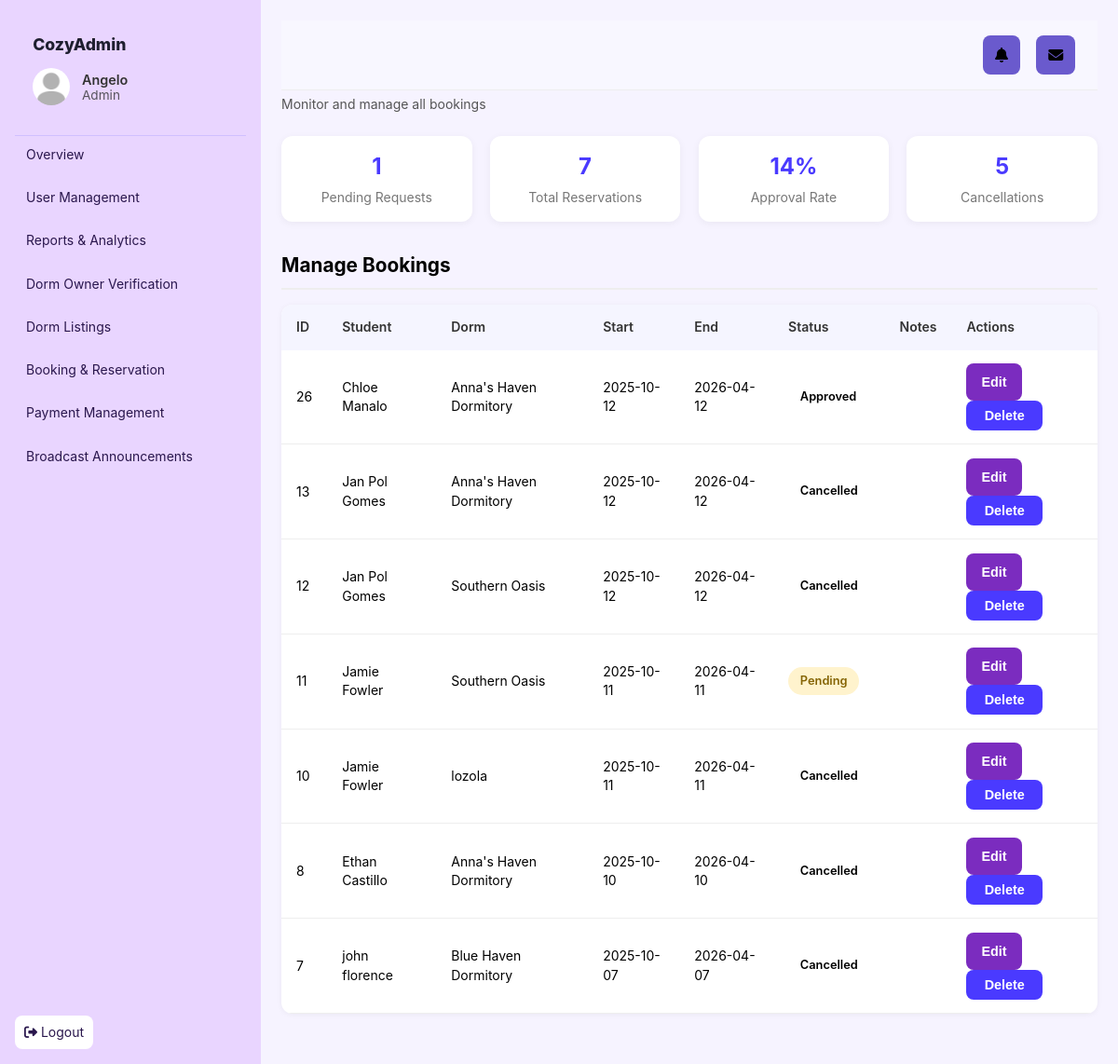
The app's page /Main/modules/booking_oversight.php (signed in), older data.
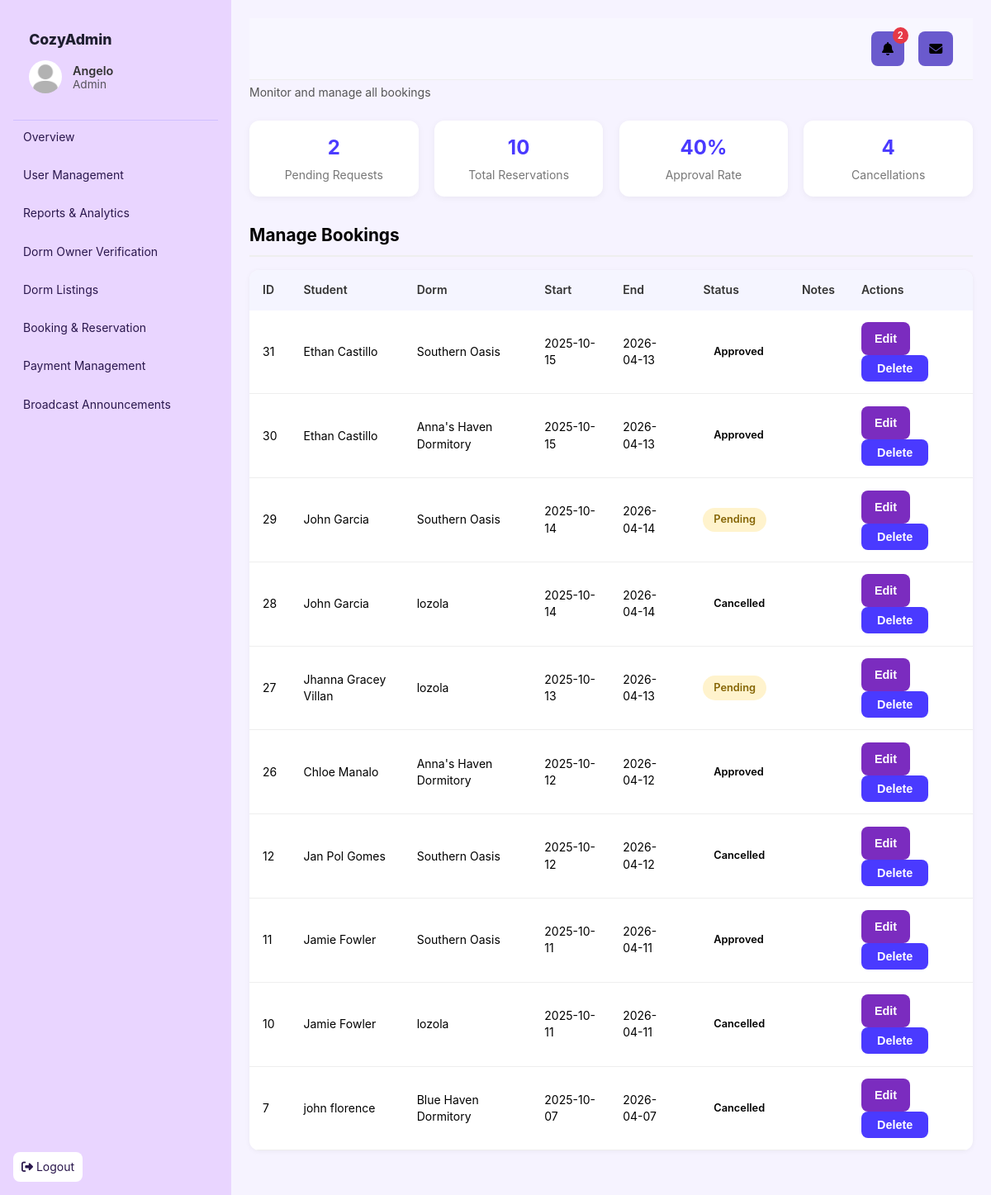
The same page, newer data.
### tables this page shows
CREATE TABLE `bookings` (
  `booking_id` int(11) NOT NULL,
  `room_id` int(11) NOT NULL,
  `student_id` int(11) NOT NULL,
  `booking_type` enum('whole','shared') DEFAULT 'shared',
  `start_date` date NOT NULL,
  `end_date` date NOT NULL,
  `status` enum('pending','approved','rejected','cancelled') NOT NULL DEFAULT 'pending',
  `updated_at` datetime DEFAULT current_timestamp() ON UPDATE current_timestamp(),
  `created_at` timestamp NOT NULL DEFAULT current_timestamp(),
  `expires_at` datetime DEFAULT NULL,
  `selfie` varchar(255) DEFAULT NULL,
  `id_document` varchar(255) DEFAULT NULL,
  `display_picture` varchar(255) DEFAULT NULL,
  `notes` text DEFAULT NULL
);

CREATE TABLE `users` (
  `user_id` int(11) NOT NULL,
  `name` varchar(100) NOT NULL,
  `address` varchar(255) DEFAULT NULL,
  `email` varchar(150) NOT NULL,
  `password` varchar(255) NOT NULL,
  `role` enum('admin','owner','student') NOT NULL DEFAULT 'student',
  `created_at` timestamp NOT NULL DEFAULT current_timestamp(),
  `verified` tinyint(1) NOT NULL DEFAULT 0 COMMENT '0 = Pending, 1 = Verified, -1 = Rejected',
  `phone` varchar(20) DEFAULT NULL,
  `license_no` varchar(100) DEFAULT NULL,
  `profile_pic` varchar(255) DEFAULT NULL,
  `id_document` varchar(255) DEFAULT NULL
);

CREATE TABLE `dormitories` (
  `dorm_id` int(11) NOT NULL,
  `owner_id` int(11) NOT NULL,
  `name` varchar(150) NOT NULL,
  `address` varchar(255) NOT NULL,
  `description` text DEFAULT NULL,
  `verified` tinyint(1) DEFAULT 0,
  `created_at` timestamp NOT NULL DEFAULT current_timestamp(),
  `latitude` decimal(10,8) DEFAULT NULL,
  `longitude` decimal(11,8) DEFAULT NULL,
  `status` enum('pending','verified','error') NOT NULL DEFAULT 'pending',
  `updated_at` timestamp NOT NULL DEFAULT current_timestamp() ON UPDATE current_timestamp(),
  `cover_image` varchar(255) DEFAULT NULL,
  `features` text DEFAULT NULL
);

### Main/auth.php (called while the page is built, shortened)
<?php
function current_user() {
    return $_SESSION['user'] ?? null;
}

### Main/modules/booking_oversight.php (the view, shortened to what this page needs)
<?php
require_once __DIR__ . '/../partials/header.php';
require_once __DIR__ . '/../config.php';
$sql = "
    SELECT b.booking_id, b.status, b.start_date, b.end_date, b.notes,
           u.name AS student_name, d.name AS dorm_name
    FROM bookings b
    JOIN users u ON b.student_id = u.user_id
    JOIN rooms r ON b.room_id = r.room_id
    JOIN dormitories d ON r.dorm_id = d.dorm_id
    ORDER BY b.created_at DESC
";
$bookings = $pdo->query($sql)->fetchAll(PDO::FETCH_ASSOC);
?>
<div class="page-header">
  <p>Monitor and manage all bookings</p>
</div>
<div class="stats-grid">
  <div class="stat-card">
    <h3><?= count(array_filter($bookings, fn($b) => $b['status']==='pending')) ?></h3>
    <p>Pending Requests</p>
  </div>
  <div class="stat-card">
    <h3><?= count($bookings) ?></h3>
    <p>Total Reservations</p>
  </div>
  <div class="stat-card">
    <h3>
      <?php
      $approved = count(array_filter($bookings, fn($b) => $b['status']==='approved'));
      echo count($bookings) ? round(($approved / count($bookings)) * 100) . "%" : "0%";
      ?>
    </h3>
    <p>Approval Rate</p>
  </div>
  <div class="stat-card">
    <h3><?= count(array_filter($bookings, fn($b) => $b['status']==='cancelled')) ?></h3>
    <p>Cancellations</p>
  </div>
</div>
<div class="section">
  <h2>Manage Bookings</h2>
  <table class="data-table">
    <thead>
      <tr>
        <th>ID</th>
        <th>Student</th>
        <th>Dorm</th>
        <th>Start</th>
        <th>End</th>
        <th>Status</th>
        <th>Notes</th>
        <th>Actions</th>
      </tr>
    </thead>
    <tbody>
      <?php foreach ($bookings as $b): ?>
        <tr>
          <td><?= htmlspecialchars($b['booking_id']) ?></td>
          <td><?= htmlspecialchars($b['student_name']) ?></td>
          <td><?= htmlspecialchars($b['dorm_name']) ?></td>
          <td><?= htmlspecialchars($b['start_date']) ?></td>
          <td><?= htmlspecialchars($b['end_date']) ?></td>
          <td><span class="status <?= $b['status'] ?>"><?= ucfirst($b['status']) ?></span></td>
          <td><?= htmlspecialchars($b['notes'] ?? '') ?></td>
          <td>
            <button class="btn-primary" onclick="openEditModal(
              '<?= $b['booking_id'] ?>',
              '<?= $b['start_date'] ?>',
              '<?= $b['end_date'] ?>',
              '<?= $b['status'] ?>',
              '<?= htmlspecialchars($b['notes'] ?? '', ENT_QUOTES) ?>'
            )">Edit</button>
            <form method="post" style="display:inline" onsubmit="return confirm('Delete this booking?')">
              <button class="btn-danger" name="delete_booking">Delete</button>
            </form>
          </td>
        </tr>
      <?php endforeach; ?>
    </tbody>
  </table>
</div>
<?php require_once __DIR__ . '/../partials/footer.php'; ?>

### Main/partials/header.php (shortened to what this page needs)
<?php
require_once __DIR__ . '/../auth.php';
$user = current_user();
require_once __DIR__ . '/../config.php';
$unread_announcements = 0;
if ($user && isset($user['user_id'])) {
    $stmt = $pdo->prepare("
        SELECT COUNT(*)
        FROM announcements a
        LEFT JOIN announcement_reads ar
          ON a.id = ar.announcement_id AND ar.user_id = ?
        WHERE ar.read_at IS NULL
          AND (
            a.audience = 'All Hosts'
            OR (a.audience = 'Students' AND ? = 'student')
            OR (a.audience IN ('Verified Owners','Pending Owners','All Hosts') AND ? = 'owner')
          )
    ");
    $stmt->execute([$user['user_id'], $user['role'], $user['role']]);
    $unread_announcements = (int)$stmt->fetchColumn();
}
$brand_title = "CozyDorms Management";
if ($user['role'] === 'admin') {
    $brand_title = "CozyAdmin";
} elseif ($user['role'] === 'owner') {
    $brand_title = "CozyOwner";
} elseif ($user['role'] === 'student') {
    $brand_title = "CozyTenant";
}
$message_page = "#";
$announcement_page = "#";
if ($user['role'] === 'student') {
    $message_page = "/../modules/student_messages.php";
    $announcement_page = "/../modules/student_announcements.php";
} elseif ($user['role'] === 'owner') {
    $message_page = "/../modules/owner_messages.php";
    $announcement_page = "/../modules/owner_announcements.php";
} elseif ($user['role'] === 'admin') {
    $message_page = "/../modules/messaging.php";
    $announcement_page = "/../modules/announcements.php";
}
?>
<!doctype html>
<html lang="en">
<head>
  <link rel="stylesheet" href="/../assets/style.css">
  <link rel="stylesheet" href="/../assets/modules.css">
  <link rel="stylesheet" href="https://cdnjs.cloudflare.com/ajax/libs/font-awesome/6.5.0/css/all.min.css">
</head>
<body>
  <aside class="sidebar">
    <div class="brand">
      <div class="brand-title"><?= htmlspecialchars($brand_title) ?></div>
      <div class="user-info">
        <?php if (!empty($user['profile_pic'])): ?>
          <img src="<?= htmlspecialchars($user['profile_pic']) ?>" alt="profile">
        <?php else: ?>
          <img src="/assets/default_profile.jpg" alt="default">
        <?php endif; ?>
        <div class="user-details">
          <div class="name"><?= htmlspecialchars($user['name']) ?></div>
          <div class="role"><?= htmlspecialchars(ucfirst($user['role'])) ?></div>
        </div>
      </div>
    </div>
    <hr class="sidebar-separator">
    <nav>
      <?php if ($user['role'] === 'admin'): ?>
        <a href="/../dashboard.php">Overview</a>
        <a href="/../modules/user_management.php">User Management</a>
        <a href="/../modules/reports.php">Reports & Analytics</a>
        <a href="/../modules/owner_verification.php">Dorm Owner Verification</a>
        <a href="/../modules/dorm_listings.php">Dorm Listings</a>
        <a href="/../modules/booking_oversight.php">Booking & Reservation</a>
        <a href="/../modules/admin_payments.php">Payment Management</a>
        <a href="/../modules/announcements.php">Broadcast Announcements</a>
      <?php endif; ?>
    </nav>
    <div class="sidebar-foot">
      <a class="logout" href="/../logout.php"><i class="fa fa-sign-out-alt"></i> Logout</a>
    </div>
  </aside>
  <main class="main">
    <header class="topbar">
      <div class="header-actions">
        <a href="<?= $announcement_page ?>" class="btn-icon">
          <i class="fa fa-bell"></i>
          <?php if ($unread_announcements > 0): ?>
            <span class="badge"><?= $unread_announcements ?></span>
          <?php endif; ?>
        </a>
        <a href="<?= $message_page ?>" class="btn-icon">
          <i class="fa fa-envelope"></i>
        </a>
      </div>
    </header>

### Main/partials/footer.php (shortened to what this page needs)
  </main>
</body>
</html>

### CAPSTONE (Sprint 1)/assets/style.css (style rules this page uses)
:root { --bg:#f6f3ff; --panel:#fff; --ink:#1f1147; --muted:#7a68b8; --primary:#8b5cf6; --primary-2:#a78bfa; --border:#eadcff; }
* { box-sizing:border-box }
body { margin:0;font:14px/1.45 Inter,system-ui,Segoe UI,Arial }
a { color:inherit;text-decoration:none }
.sidebar { position:fixed;inset:0 auto 0 0;width:280px;background:#e9d5ff;color:#2a174d;padding:16px;display:flex;flex-direction:column }
.sidebar .brand { font-weight:800;font-size:18px;margin-bottom:12px }
.sidebar nav { display:grid;gap:6px;overflow:auto;padding-right:6px }
.sidebar nav a { padding:10px 12px;border-radius:10px;color:#2a174d }
.sidebar-foot { margin-top:auto;display:flex;justify-content:space-between;align-items:center }
.sidebar-foot .logout { padding:8px 10px;background:#fff;border-radius:8px }
.main { margin-left:280px;background:var(--bg);min-height:100vh;padding:22px }
.btn-primary { background: #7b2cbf; color: #fff; padding: 12px 16px; border: none; border-radius: 8px; cursor: pointer; font-weight: 600; transition: 0.2s ease; }

### CAPSTONE (Sprint 1)/assets/modules.css (style rules this page uses)
.page-header { display: flex; justify-content: space-between; align-items: center; margin-bottom: 1.5rem; }
.page-header p { color: #555; margin: 0.3rem 0 0; }
table { width: 100%; border-collapse: collapse; margin-top: 1rem; }
thead { background: #f9f9f9; }
thead th { text-align: left; padding: 0.8rem; font-weight: 600; }
tbody tr { border-bottom: 1px solid #eee; }
tbody td { padding: 0.8rem; vertical-align: middle; }
.badge { display: inline-block; padding: 0.3rem 0.6rem; border-radius: 12px; font-size: 0.8rem; font-weight: 600; margin-left: 0.3rem; }
.section { margin-bottom: 2rem; }
.section h2 { font-size: 1.3rem; margin-bottom: 1rem; border-bottom: 2px solid #eee; padding-bottom: 0.5rem; }
.stats-grid { display: grid; grid-template-columns: repeat(auto-fit, minmax(200px, 1fr)); gap: 1.2rem; margin-bottom: 2rem; }
.stat-card { background: #fff; padding: 1rem; border-radius: 12px; text-align: center; box-shadow: 0 2px 8px rgba(0,0,0,0.05); }
.stat-card h3 { margin: 0; font-size: 1.5rem; color: #4A3AFF; }
.stat-card p { margin: 0.3rem 0 0; color: #777; }
.status { padding: 0.3rem 0.6rem; border-radius: 6px; font-size: 0.8rem; font-weight: 600; }
table { width: 100%; border-collapse: collapse; margin-top: 1rem; background: #fff; border-radius: 12px; overflow: hidden; box-shadow: 0 1px 6px rgba(0,0,0,0.05); }
thead { background: #f5f5ff; }
thead th { text-align: left; padding: 0.9rem 1rem; font-weight: 600; color: #333; }
tbody tr { border-bottom: 1px solid #eee; transition: background 0.2s; }
tbody td { padding: 0.9rem 1rem; vertical-align: middle; }
button, .btn { background: #4A3AFF; color: #fff; padding: 0.5rem 1.2rem; border: none; border-radius: 8px; font-size: 0.9rem; cursor: pointer; font-weight: 600; transition: background 0.2s ease; }
.status { padding: 0.35rem 0.8rem; border-radius: 999px; font-size: 0.8rem; font-weight: 600; display: inline-block; }
.status.pending { background: #fff3cd; color: #856404; }
.badge { padding: 0.35rem 0.7rem; border-radius: 999px; font-size: 0.75rem; font-weight: 600; }
.topbar { display: flex; justify-content: space-between; align-items: center; padding: 1rem 1.5rem; background: #f8f7ff; border-bottom: 1px solid #eee; }
.header-actions { display: flex; gap: 0.6rem; }
.btn-icon { background: #6a5acd; border: none; color: #fff; padding: 0.6rem 0.8rem; border-radius: 8px; cursor: pointer; font-size: 1rem; }

### Main/partials/header.php (style rules this page uses)
.badge { display:inline-block; background:#e63946; color:#fff; border-radius:50%; font-size:0.7em; padding:2px 6px; margin-left:4px; }
.btn-icon { position: relative; margin-left: 8px; color: inherit; text-decoration: none; }
.btn-icon .badge { position: absolute; top: -5px; right: -5px; }
.brand { padding: 1.2rem; background: #e9d5ff; text-align: left; font-weight: 700; color: #1e1e2f; }
.brand-title { font-size: 1.1rem; margin-bottom: 0.8rem; }
.user-info { display: flex; align-items: center; gap: 0.8rem; }
.user-info img { width: 40px; height: 40px; border-radius: 50%; object-fit: cover; }
.user-details { display: flex; flex-direction: column; font-weight: normal; font-size: 0.9rem; color: #333; line-height: 1.2; }
.user-details .name { font-weight: 600; }
.user-details .role { font-size: 0.85rem; opacity: 0.8; }
.sidebar-separator { border: none; border-top: 1px solid #d0bfff; margin: 0; }

Row changes from the older to the newer data that the page shows:
removed bookings: booking_id "13", student.name "Jan Pol Gomes", dormitories.name "Anna's Haven Dormitory", start_date "2025-10-12", end_date "2026-04-12", status "Cancelled"
removed bookings: booking_id "8", student.name "Ethan Castillo", dormitories.name "Anna's Haven Dormitory", start_date "2025-10-10", end_date "2026-04-10", status "Cancelled"
added bookings: booking_id "31", student.name "Ethan Castillo", dormitories.name "Southern Oasis", start_date "2025-10-15", end_date "2026-04-13", status "Approved"
added bookings: booking_id "30", student.name "Ethan Castillo", dormitories.name "Anna's Haven Dormitory", start_date "2025-10-15", end_date "2026-04-13", status "Approved"
added bookings: booking_id "29", student.name "John Garcia", dormitories.name "Southern Oasis", start_date "2025-10-14", end_date "2026-04-14", status "Pending"
added bookings: booking_id "28", student.name "John Garcia", dormitories.name "lozola", start_date "2025-10-14", end_date "2026-04-14", status "Cancelled"
added bookings: booking_id "27", student.name "Jhanna Gracey Villan", dormitories.name "lozola", start_date "2025-10-13", end_date "2026-04-13", status "Pending"
changed bookings id 11: status "Pending" → "Approved"
Text that changed along with them:
$unread_announcements: (not shown) → "2"
count(array_filter($bookings, fn($b) => $b['status']==='pending')): "1" → "2"
count($bookings): "7" → "10"
count(array_filter($bookings, fn($b) => $b['status']==='cancelled')): "5" → "4"
text no longer shown: "14"
text now shown: "40"
